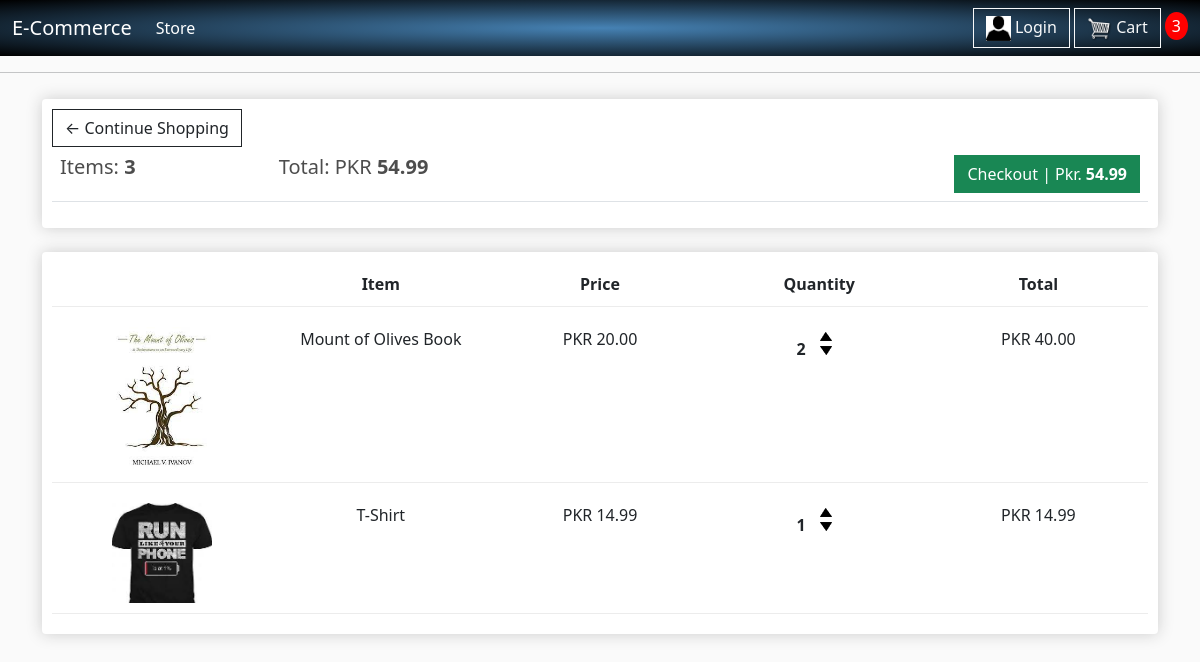
The page /cart/ (signed in) on the database as committed earlier.
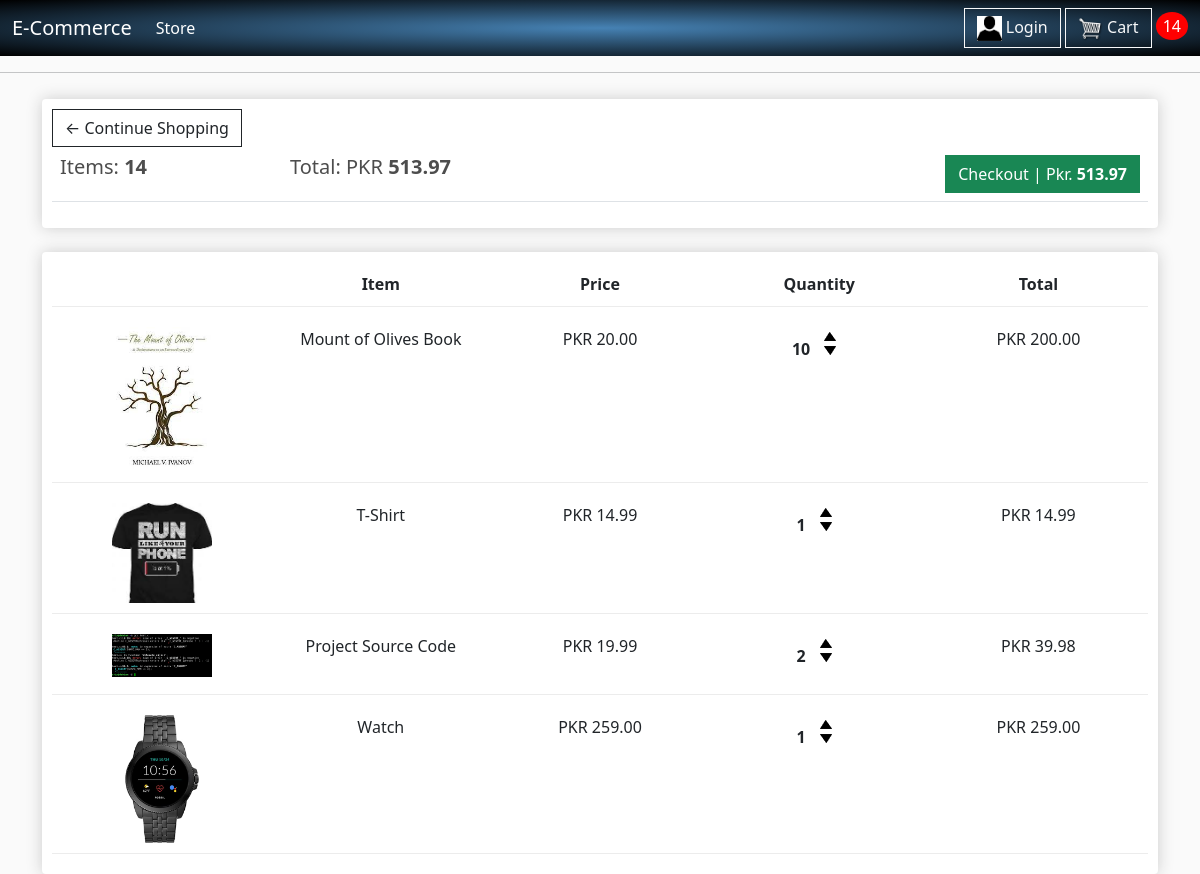
The same page on the database as committed later.
### store/models.py (models this page shows, shortened)
class Order(models.Model):
	customer = models.ForeignKey(Customer, on_delete = models.SET_NULL, null = True, blank = True)
	date_ordered = models.DateTimeField(auto_now_add = True)
	complete = models.BooleanField(default = False)
	transaction_id = models.CharField(max_length = 100, null = True)
	@property
	def get_cart_total(self):
		orderItems = self.orderitem_set.all()
		total = sum([item.get_total for item in orderItems])
		return total
	@property
	def get_cart_items(self):
		orderItems = self.orderitem_set.all()
		total = sum([item.quantity for item in orderItems])
		return total

class OrderItem(models.Model):
	product = models.ForeignKey(Product, on_delete = models.SET_NULL, null = True, blank = True)
	order = models.ForeignKey(Order, on_delete = models.SET_NULL, null = True, blank = True)
	quantity = models.IntegerField(default = 0, null = True, blank = True)
	date_ordered = models.DateTimeField(auto_now_add = True)
	@property
	def get_total(self):
		total = self.product.price * self.quantity
		return total

class Product(models.Model):
	name = models.CharField(max_length = 200, null = True)
	price = models.FloatField(max_length = 6)
	digital = models.BooleanField(default = False, null = True, blank = True)
	image = models.ImageField(null = True, blank = True)  # After adding this, go to settings.py to MEDIA_ROUTE
	@property
	def imageURL(self):
		try:
			url = self.image.url
		except:
			url = ''
		return url  # Now update the img in store.html from product.image.url to product.imageURL

### store/views.py (the view)
# urls.py: path('cart/', views.cart, name = "cart"),
def cart(request):
    if request.user.is_authenticated:
        customer = request.user.customer
        order, created = Order.objects.get_or_create(customer, complete=False)  # get_or_create() => Queries an obj with certain val, if it doesn't exist, it creates it
        items = order.orderitem_set.all() # Getting All the orderitems that have a certain order as parent | we can query child obj by setting the parent val & then the child obj with all lowercase values
        cartItems = order.get_cart_items
    else:
        items = []
        order = {'get_cart_total': 0,'get_cart_items': 0, 'shipping': False}
        cartItems = order['get_cart_items']
    context = {'items': items, 'order': order, 'cartItems': cartItems}
    return render(request, 'store/cart.html', context)

### store/templates/store/cart.html (shortened to what this page needs)
{% extends 'store/main.html' %}
{% load static %}
{% block content %}
<div class="row">
    <div class="col-lg-12">
        <div class="box-element">
            <a class="btn btn-outline-dark" href="{% url 'store' %}">&#x2190; Continue Shopping</a>
            <br>
            <table class="table">
                <tr>
                    <th>
                        <h5>Items: <strong> {{order.get_cart_items}} </strong></h5>
                    </th>
                    <th>
                        <h5>Total: PKR <strong> {{order.get_cart_total|floatformat:2}} </strong></h5>
                    </th>
                    <th>
                        <a style="float:right" ; margin:5px; class="btn btn-success" href="{% url 'checkout' %}">Checkout
                            | Pkr.
                            <strong> {{order.get_cart_total|floatformat:2}} </strong></a>
                    </th>
                </tr>
            </table>
        </div>
        <br>
        <div class="box-element">
            <div class="cart-row">
                <div style="flex:2"></div>
                <div style="flex:2"><strong> Item </strong></div>
                <div style="flex:2"><strong> Price </strong></div>
                <div style="flex:2"><strong> Quantity</strong></div>
                <div style="flex:2"><strong> Total </strong></div>
            </div>
            {% for item in items %}
            <div class="cart-row">
                <div style="flex:2"><img class="row-image" src="{{item.product.imageURL}}"></div>
                <div style="flex:2"> {{item.product.name}}</div>
                <div style="flex:2"> PKR {{item.product.price|floatformat:2}}</div>
                <div style="flex:2">
                    <p class="quantity"> {{item.quantity}} </p>
                    <div class="quantity">
                        <img data-product={{item.product.id}} data-action="add" class="chg-quantity update-cart"
                             src="{% static  'images/arrow-up.png' %}">
                        <img data-product={{item.product.id}} data-action="remove" class="chg-quantity update-cart"
                             src="{% static  'images/arrow-down.png' %}">
                    </div>
                </div>
                <div style="flex:2"> PKR {{item.get_total|floatformat:2}}</div>
            </div>
            {% endfor %}
        </div>
    </div>
</div>
{% endblock content %}

Rows that differ between the two databases and show on the page:
changed through a linked row, Order: get_cart_items "3" → "14"; get_cart_total "54.99" → "513.97"
changed OrderItem "Mount of Olives Book": quantity "2" → "10"; get_total "40.00" → "200.00"
added OrderItem: product.imageURL (picture), product.name "Project Source Code", product.price "19.99", quantity "2", get_total "39.98"
added OrderItem: product.imageURL (picture), product.name "Watch", product.price "259.00", quantity "1", get_total "259.00"
Other text that changed with them:
{{ cartItems }}: "3" → "14"
